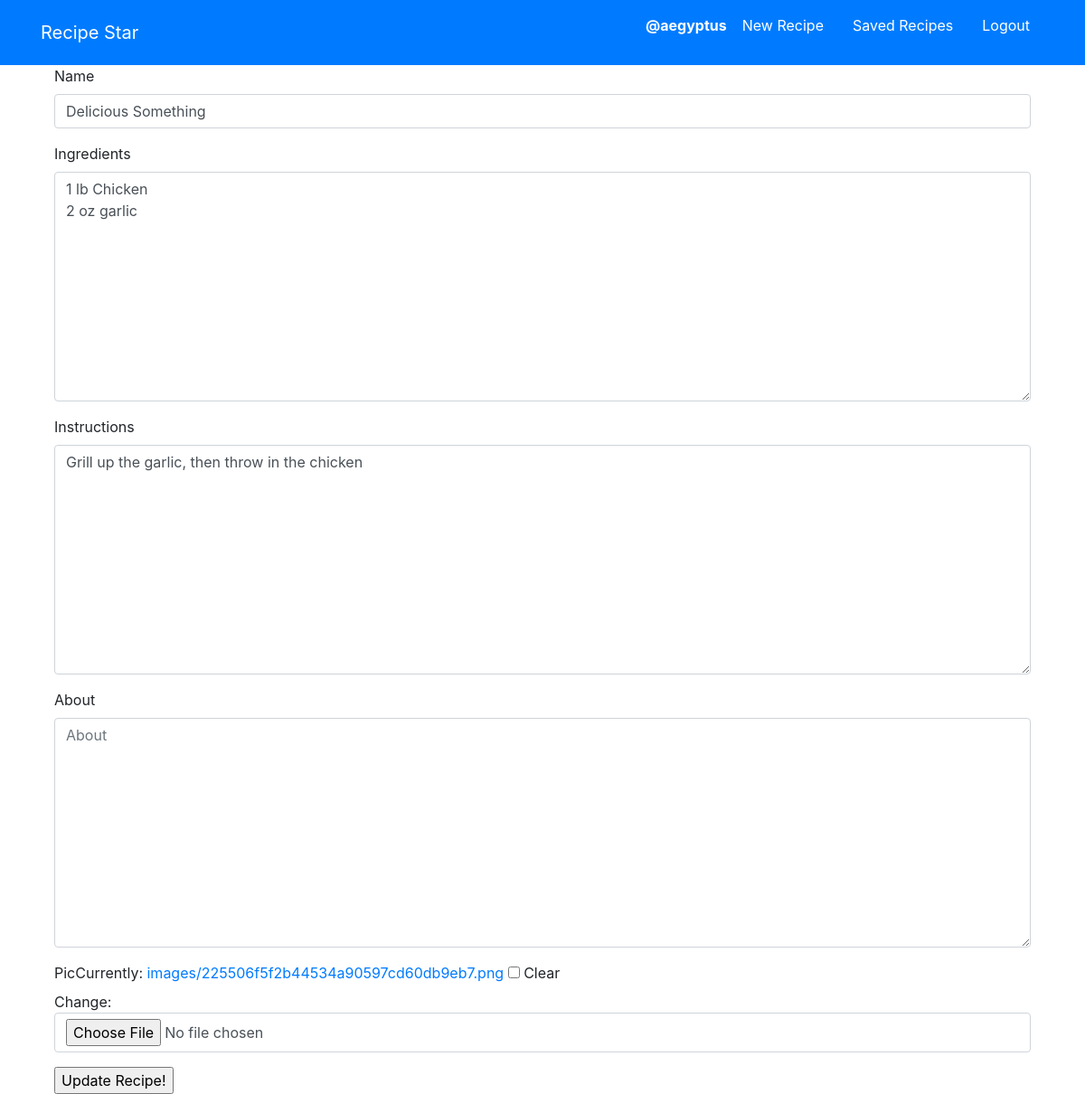
/recipies/update/2/ (signed in), run on the app's committed database.
### recipies/models.py (models this page shows, shortened)
class Recipe(models.Model):
    user = models.ForeignKey(auth.models.User, on_delete=models.CASCADE, related_name='recipes')
    name = models.CharField(max_length=100)
    instructions = models.TextField()
    ingredients = models.TextField()
    created_at = models.DateTimeField(auto_now=True)
    about = models.TextField(blank=True, default='')
    cuisine = TaggableManager()
    pic = models.ImageField(upload_to=UploadToPathAndRename('images'), null=True, blank=True)
    like_id = models.CharField(max_length=20, editable=False)
    save_id = models.CharField(max_length=20, editable=False)
    class Meta:
        ordering = ['-created_at']

### recipies/views.py (the view)
# urls.py: path('update/<int:pk>/', views.EditRecipeView.as_view(), name='update'),
class EditRecipeView(OwnershipMixin, generic.UpdateView, SelectRelatedMixin):
    model = models.Recipe
    select_related=('user')
    fields = ('name', 'ingredients', 'instructions', 'about', 'cuisine', 'pic')
    template_name = 'recipies/recipe_update.html'

### recipies/views.py (called while the page is built)
    def dispatch(self, request, *args, **kwargs):
        self.request = request
        self.args = args
        self.kwargs = kwargs
        current_user = request.user
        object_owner = getattr(self.get_object(), 'user')
        if current_user.username != object_owner.username:
            raise PermissionDenied
        return super(OwnershipMixin, self).dispatch(request, *args, **kwargs)

### recipies/templates/recipies/recipe_update.html (shortened to what this page needs)
{% extends 'base.html' %}
{% load bootstrap4 %}
{% block content %}
<div class="container">
  <form action="{% url 'recipies:update' pk=recipe.pk%}" method="post" enctype="multipart/form-data">
    {% bootstrap_form form %}
    <input type="submit" value="Update Recipe!">
  </form>
</div>
{% endblock %}

### templates/base.html (shortened to what this page needs)
<!DOCTYPE html>
{% load staticfiles %}
<html>
  <head>
    <link rel="stylesheet" href="https://maxcdn.bootstrapcdn.com/bootstrap/4.0.0/css/bootstrap.min.css">
  </head>
  <body>
    <nav class='navbar navbar-light bg-primary text-white navbar-fixed-top' role='navigation' id='navbar'>
      <div class="container text-white">
        <a class='navbar-brand mynav text-white'
        href="{% url 'home' %}">Recipe Star</a>
        <ul class='nav navbar-light'>
        {% if user.is_authenticated %}
        <li class='nav-item'>
          <a class='nav-link text-white' href="{% url 'recipies:by_recipe' username=user.username %}">
          <div class="row">
            <strong>
             <p>@{{user.username}}</p>
           </strong>
          </div>
        </a>
        </li>
        <li class='nav-item'> <a class='nav-link text-white' href="{% url 'recipies:create' %}">New Recipe</a> </li>
        <li class='nav-item'> <a class='nav-link text-white' href="{% url 'recipies:saved_list' %}">Saved Recipes</a> </li>
        <li class='nav-item'> <a class='nav-link text-white' href="{% url 'accounts:logout' %}">Logout</a> </li>
        {% else %}
        <li class='nav-item'> <a class='nav-link text-white' href="{% url 'accounts:signup' %}">Sign Up</a> </li>
        <li class='nav-item'> <a class='nav-link text-white' href="{% url 'accounts:login' %}">Login</a> </li>
        {% endif %}
      </ul>
      </div>
    </nav>
    <div class="container">
      {% block content %}
      {% endblock %}
    </div>
</html>

### data on the page
Recipe: name "Delicious Something", ingredients "1 lb Chicken 2 oz garlic", instructions "Grill up the garlic, then throw in the chicken"

### other printed values
{{ user.username }} "aegyptus"
